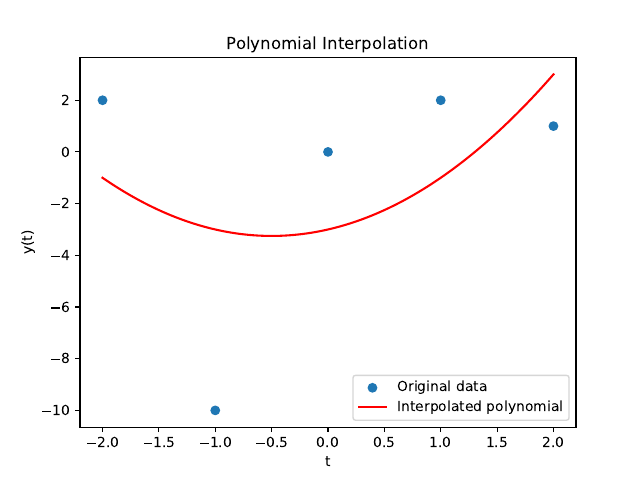

Python code for this plot:
import numpy as np
import matplotlib.pyplot as plt

# Given data points
t = np.array([-2, -1, 0, 1, 2])
y = np.array([2, -10, 0, 2, 1])

# Interpolate more t points between the given range
t_interpolated = np.linspace(t.min(), t.max(), 100)  # 100 points for a smooth curve

# Create the design matrix for the original t points
A = np.vstack([np.ones_like(t), t, t**2]).T

# Compute the pseudo-inverse of the design matrix
A_pinv = np.linalg.pinv(A)

# Calculate the weights (coefficients) for the quadratic polynomial
coefficients = A_pinv.dot(y)

# Evaluate the polynomial at the interpolated t points
y_interpolated = np.polyval(coefficients[::-1], t_interpolated)

# Plot the original data points and the interpolated polynomial
plt.scatter(t, y, label='Original data')
plt.plot(t_interpolated, y_interpolated, label='Interpolated polynomial', color='red')
plt.xlabel('t')
plt.ylabel('y(t)')
plt.title('Polynomial Interpolation')
plt.legend()
plt.savefig('problem2.pdf')